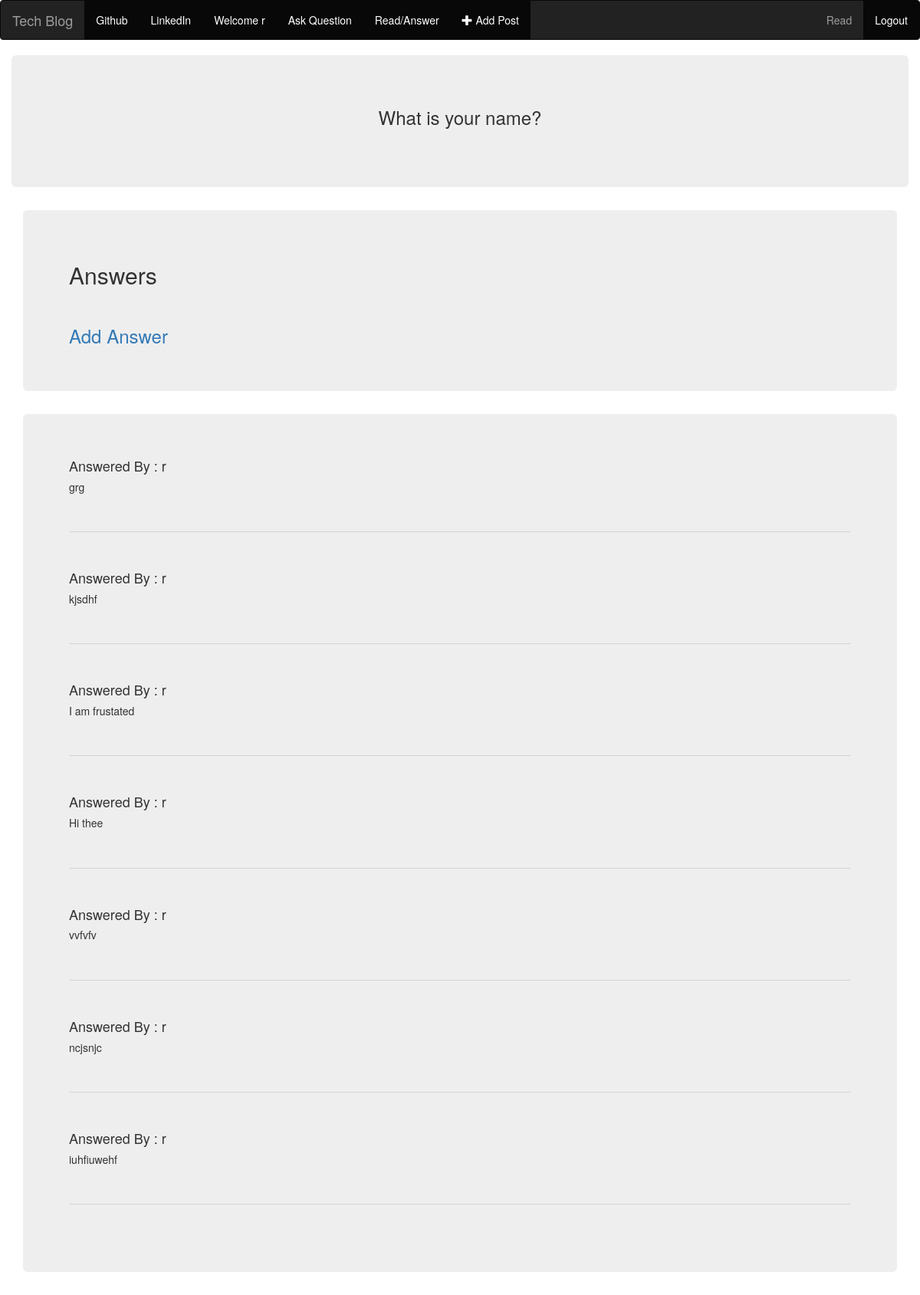
Page /Answer/13/ (signed in) on the committed database.
### basic_app/models.py (models this page shows, shortened)
class Questions(models.Model):
	author = models.CharField(max_length= 15)
	created_date = models.DateTimeField(default = timezone.now)
	question = models.TextField()
	def __str__(self):
		return self.question

class Answers(models.Model):
	question = models.ForeignKey('basic_app.Questions', on_delete=models.CASCADE,related_name = 'an')
	author = models.CharField(max_length=20)
	created_date = models.DateTimeField(default=timezone.now)
	answer = models.TextField()
	def __str__(self):
		return self.answer

### basic_app/views.py (the view)
# urls.py: path('Answer/<int:pk>/', views.detailed, name='detail'),
def detailed(request,pk):
	q = get_object_or_404(Questions,pk=pk)
	answer = Answers.objects.filter(created_date__lte = timezone.now()).order_by('-created_date')
	return render(request,'basic_app/detail.html',{'q':q,'answer':answer})

### basic_app/templates/basic_app/detail.html
{% extends 'basic_app/base.html' %}
	{% block content %}
	<div class = 'container-fluid'>
		<div class = "jumbotron">
			<h3 align='center'>{{q}}</h3>
			<br>
		</div>
	</div>
	<div class = 'container'>
		<div class = 'jumbotron'>
			<h2>Answers</h2>
			<br>
			<h3><a href = "{% url 'answer' pk=q.pk %}">Add Answer</a>
		</div>
	</div>
	<div class = "container">
		<div class = "jumbotron">
		{% if answer %}
			{% for ans in q.an.all %}
			<h4>Answered By : {{request.user}}</h4>
			<h5 align='justify'>{{ans}}</h5>
			<br>
			<hr>
			<br>
			{% endfor %}
		{% else %}
		<h3 align="center">No answers yet!Be the first one to answer!</h3>
		{% endif %}
		</div>
	</div>
	{% endblock %}

### basic_app/templates/basic_app/base.html (shortened to what this page needs)
<!DOCTYPE html>
<html>
<head>
	<link rel="stylesheet" href="https://maxcdn.bootstrapcdn.com/bootstrap/3.4.0/css/bootstrap.min.css">
</head>
<body>
	<nav class = "navbar navbar-inverse">
		<div class = "container-fluid">
			<div class = "navbar-header">
				<a class = "navbar-brand" href = "{% url 'index' %}">Tech Blog</a>
			</div>
			<ul class = "nav navbar-nav">
				{% if user.is_authenticated %}
					<li class ="active"><a href = "{{request.user.github_link}}">Github</a></li>
					<li class ="active"><a href = "{{request.user.linked_link}}">LinkedIn</a></li>
					<li class = "active"><a> Welcome {{request.user.username}}</a></li>
					<li class ="active"><a href = "{% url 'askQuestion' %}">Ask Question</a></li>
					<li class ="active"><a href = "{% url 'Answer' %}">Read/Answer</a></li>
					<li class = "active"><a href = "{% url 'post' %}"><span class="glyphicon glyphicon-plus"></span> Add Post</a></ul>
				{% endif %}
			<ul class = "nav navbar-nav navbar-right">
				{% if user.is_authenticated %}
				<li><a href="{% url 'ques' %}">Read</a></li>
				<li class = "active"><a href = "{% url 'logout' %}">Logout</a></li>
				{% else %}
				<li><a href="{% url 'register' %}"><span class = "glyphicon glyphicon-user"></span> Register</a></li>
				<li><a href="{% url 'login' %}"><span class = "glyphicon glyphicon-log-in"></span>Login</a></li>
				{% endif %}
				</ul>
		</div>
	</nav>
{% block content %}{% endblock %}
</body>
</html>

### rows in the picture
Questions: question "What is your name?"
Answers: answer "grg"
Answers: answer "kjsdhf"
Answers: answer "I am frustated"
Answers: answer "Hi thee"
Answers: answer "vvfvfv"
Answers: answer "ncjsnjc"
Answers: answer "iuhfiuwehf"

### other values in the picture
{{ request.user.username }} "r"
{{ request.user }} "r"
